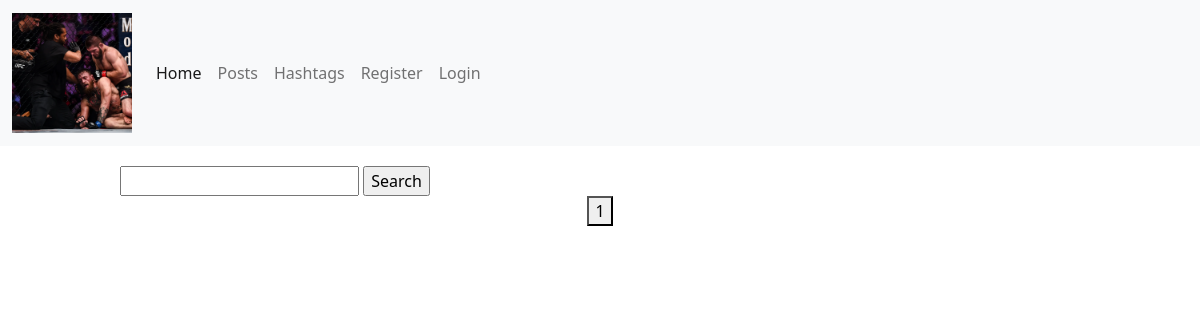
The app's page /posts/?page=2, older data.
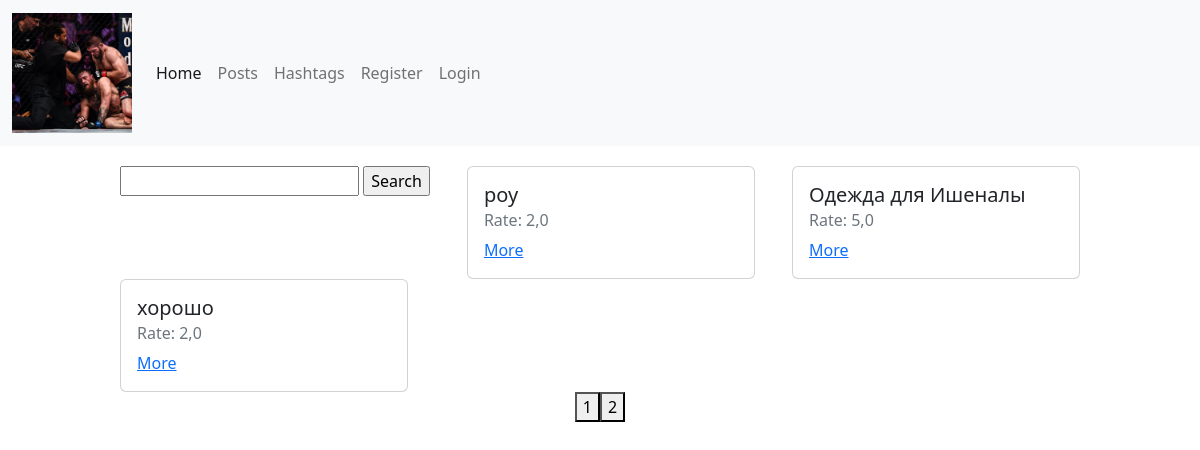
The same page, newer data.
### posts/models.py (models this page shows, shortened)
class Post(models.Model):
    preview = models.ImageField(upload_to='post_previews', blank=True, null=True)
    title = models.CharField(max_length=128)
    description = models.TextField()
    rate = models.FloatField(default=5)
    """ references """
    hashtags = models.ManyToManyField(Hashtag, related_name="posts")
    created_date = models.DateTimeField(auto_now_add=True)
    modified_date = models.DateTimeField(auto_now=True)

### posts/views.py (the view)
# urls.py: path('posts/', posts_views.posts_view),
def posts_view(request):
    print(request.user)
    if request.method == 'GET':
        posts = Post.objects.all()
        search = request.GET.get('search')
        page = int(request.GET.get('page', 1))
        max_page = posts.__len__() / PAGINATION_LIMIT
        if round(max_page) < max_page:
            max_page = round(max_page) + 1
        else:
            max_page = round(max_page)
        posts = posts[PAGINATION_LIMIT * (page - 1): PAGINATION_LIMIT * page]
        if search:
            """startswith, endwith, icontains"""
            posts = posts.filter(Q(title__icontains=search) | Q(description__icontains=search))
        context_data = {
            'posts': posts,
            'user': request.user,
            'pages': range(1, max_page + 1)
        }
        return render(request, 'posts/posts.html', context=context_data)

### templates/posts/posts.html (shortened to what this page needs)
{% extends 'layouts/index.html' %}
{% block content %}
    <div class="posts">
    <form action="/posts/" method="get">
        <input type="text" name="search">
        <input type="submit" value="Search">
    </form>
        {% for post in posts %}
            <div class="card" style="width: 18rem;">
                <div class="card-body">
                    <h5 class="card-title">{{ post.title }}</h5>
                    <h6 class="card-subtitle mb-2 text-muted">Rate: {{ post.rate }}</h6>
                    <a href="/posts/{{ post.id }}/" class="card-link">More</a>
                </div>
            </div>
        {% endfor %}
    </div>
    <div>
    <div class="pages" style="display: flex; justify-content: center;">
        {% for page in pages %}
            <a href="/posts/?page={{ page }}">
                <button>{{ page }}</button>
            </a>
        {% endfor %}
    </div>
{% endblock %}

### templates/layouts/index.html (shortened to what this page needs)
{% load static %}
<!doctype html>
<html lang="en">
<head>
    <link rel="stylesheet" href="https://cdn.jsdelivr.net/npm/bootstrap@5.2.3/dist/css/bootstrap.min.css"
>
</head>
<body>
    <nav class="navbar navbar-expand-lg navbar-light bg-light">
        <div class="container-fluid">
            <a class="navbar-brand" href="/">
                <img src="{% static 'img.png' %}" alt="" width="120">
            </a>
            <div class="collapse navbar-collapse" id="navbarNavAltMarkup">
                <div class="navbar-nav">
                    <a class="nav-link active" aria-current="page" href="/">Home</a>
                    <a class="nav-link" href="/posts/">Posts</a>
                    <a class="nav-link" href="/hashtags/">Hashtags</a>
                    {% if user.is_anonymous %}
                        <a class="nav-link" href="/users/register/">Register</a>
                        <a class="nav-link" href="/users/login/">Login</a>
                    {% else %}
                        <a class="nav-link" href="/posts/create/">Create post</a>
                        <a class="nav-link" href="/users/logout/">Logout</a>
                    {% endif %}
                </div>
            </div>
        </div>
    </nav>
{% block content %}
{% endblock %}
</body>
</html>

### templates/posts/posts.html (style rules this page uses)
.posts { margin-top: 20px; width: 80%; margin-left: 10%; display: flex; justify-content: space-between; flex-wrap: wrap; }

Row changes from the older to the newer data that the page shows:
added Post: title "роу", rate "2,0"
added Post: title "Одежда для Ишеналы", rate "5,0"
added Post: title "хорошо", rate "2,0"
Text that changed along with them:
new list line: "2"
